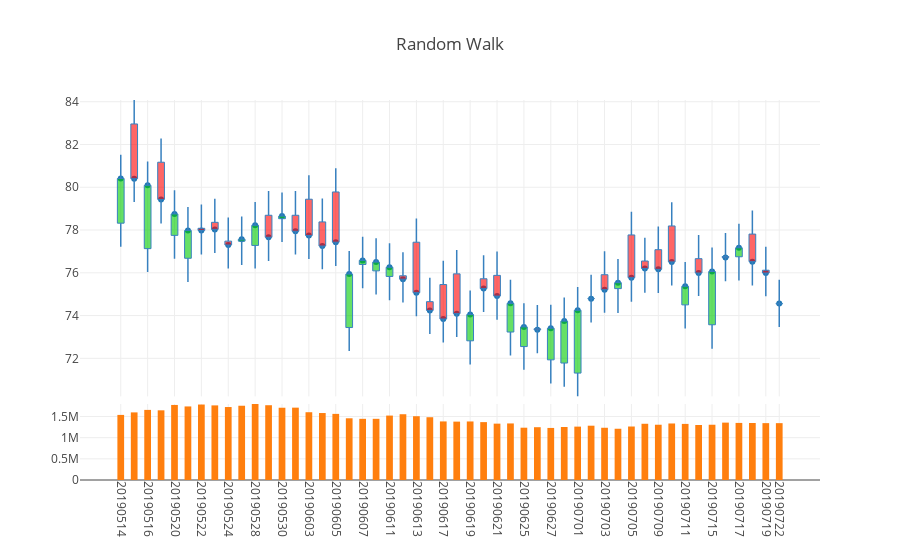

This figure's notebook cell:
### Code cell
fig1 = dgc.PlotlyCandles(df_pseudo.iloc[-50:],number_of_ticks_display=20,title='Random Walk')
iplot(fig1.get_figure())

### Figure 1 — Plotly figure (JSON) as saved in the notebook; plotly's stock layout.template omitted (floating-point values rounded to 4 significant figures)
{"data": [{"hoverinfo": "text", "mode": "markers", "text": ["date: 20190514.0<br>open: 78.32<br>high: 81.52<br>low: 77.22<br>close: 80.41<br>volume: 1537074.0", "date: 20190515.0<br>open: 82.96<br>high: 84.08<br>low: 79.31<br>close: 80.4<br>volume: 1596596.0", "date: 20190516.0<br>open: 77.13<br>high: 81.2<br>low: 76.04<br>close: 80.09<br>volume: 1655362.0", "date: 20190517.0<br>open: 81.17<br>high: 82.28<br>low: 78.3<br>close: 79.43<br>volume: 1645488.0", "date: 20190520.0<br>open: 77.75<br>high: 79.86<br>low: 76.66<br>close: 78.75<br>volume: 1772376.0", "date: 20190521.0<br>open: 76.68<br>high: 79.08<br>low: 75.57<br>close: 77.98<br>volume: 1737117.0", "date: 20190522.0<br>open: 78.08<br>high: 79.19<br>low: 76.86<br>close: 77.98<br>volume: 1782203.0", "date: 20190523.0<br>open: 78.36<br>high: 79.46<br>low: 76.92<br>close: 78.03<br>volume: 1761971.0", "date: 20190524.0<br>open: 77.48<br>high: 78.59<br>low: 76.2<br>close: 77.3<br>volume: 1723128.0", "date: 20190527.0<br>open: 77.48<br>high: 78.63<br>low: 76.37<br>close: 77.57<br>volume: 1753630.0", "date: 20190528.0<br>open: 77.28<br>high: 79.31<br>low: 76.2<br>close: 78.22<br>volume: 1794732.0", "date: 20190529.0<br>open: 78.69<br>high: 79.82<br>low: 76.55<br>close: 77.66<br>volume: 1766008.0", "date: 20190530.0<br>open: 78.53<br>high: 79.75<br>low: 77.44<br>close: 78.65<br>volume: 1706375.0", "date: 20190531.0<br>open: 78.69<br>high: 79.82<br>low: 76.85<br>close: 77.94<br>volume: 1708568.0", "date: 20190603.0<br>open: 79.44<br>high: 80.56<br>low: 76.64<br>close: 77.74<br>volume: 1600341.0", "date: 20190604.0<br>open: 78.38<br>high: 79.47<br>low: 76.17<br>close: 77.25<br>volume: 1581432.0", "date: 20190605.0<br>open: 79.78<br>high: 80.89<br>low: 76.32<br>close: 77.43<br>volume: 1561330.0", "date: 20190606.0<br>open: 73.44<br>high: 77.02<br>low: 72.34<br>close: 75.94<br>volume: 1457293.0", "date: 20190607.0<br>open: 76.39<br>high: 77.69<br>low: 75.28<br>close: 76.58<br>volume: 1444542.0", "date: 20190610.0<br>open: 76.09<br>high: 77.61<br>low: 74.98<br>close: 76.5<br>volume: 1444719.0", "date: 20190611.0<br>open: 75.83<br>high: 77.38<br>low: 74.72<br>close: 76.26<br>volume: 1521363.0", "date: 20190612.0<br>open: 75.86<br>high: 76.96<br>low: 74.61<br>close: 75.7<br>volume: 1553205.0", "date: 20190613.0<br>open: 77.43<br>high: 78.54<br>low: 73.97<br>close: 75.07<br>volume: 1506117.0", "date: 20190614.0<br>open: 74.65<br>high: 75.77<br>low: 73.14<br>close: 74.24<br>volume: 1482352.0", "date: 20190617.0<br>open: 75.45<br>high: 76.56<br>low: 72.74<br>close: 73.84<br>volume: 1383236.0", "date: 20190618.0<br>open: 75.95<br>high: 77.06<br>low: 73.0<br>close: 74.09<br>volume: 1378581.0", "date: 20190619.0<br>open: 72.82<br>high: 75.17<br>low: 71.71<br>close: 74.05<br>volume: 1382361.0", "date: 20190620.0<br>open: 75.72<br>high: 76.82<br>low: 74.17<br>close: 75.26<br>volume: 1366770.0", "date: 20190621.0<br>open: 75.88<br>high: 77.0<br>low: 73.8<br>close: 74.91<br>volume: 1330874.0", "date: 20190624.0<br>open: 73.23<br>high: 75.68<br>low: 72.13<br>close: 74.57<br>volume: 1335705.0", "date: 20190625.0<br>open: 72.55<br>high: 74.58<br>low: 71.47<br>close: 73.47<br>volume: 1235113.0", "date: 20190626.0<br>open: 73.38<br>high: 74.49<br>low: 72.24<br>close: 73.34<br>volume: 1246769.0", "date: 20190627.0<br>open: 71.93<br>high: 74.51<br>low: 70.82<br>close: 73.41<br>volume: 1229397.0", "date: 20190628.0<br>open: 71.78<br>high: 74.84<br>low: 70.67<br>close: 73.74<br>volume: 1251386.0", "date: 20190701.0<br>open: 71.31<br>high: 75.33<br>low: 70.22<br>close: 74.25<br>volume: 1260542.0", "date: 20190702.0<br>open: 74.8<br>high: 75.91<br>low: 73.68<br>close: 74.79<br>volume: 1282203.0", "date: 20190703.0<br>open: 75.91<br>high: 77.01<br>low: 74.13<br>close: 75.21<br>volume: 1233658.0", "date: 20190704.0<br>open: 75.26<br>high: 76.65<br>low: 74.12<br>close: 75.54<br>volume: 1210297.0", "date: 20190705.0<br>open: 77.77<br>high: 78.86<br>low: 74.65<br>close: 75.77<br>volume: 1263261.0", "date: 20190708.0<br>open: 76.55<br>high: 77.64<br>low: 75.07<br>close: 76.2<br>volume: 1327812.0", "date: 20190709.0<br>open: 77.08<br>high: 78.17<br>low: 75.06<br>close: 76.16<br>volume: 1305152.0", "date: 20190710.0<br>open: 78.19<br>high: 79.3<br>low: 75.41<br>close: 76.51<br>volume: 1334601.0", "date: 20190711.0<br>open: 74.5<br>high: 76.5<br>low: 73.39<br>close: 75.37<br>volume: 1324815.0", "date: 20190712.0<br>open: 76.66<br>high: 77.77<br>low: 74.91<br>close: 75.99<br>volume: 1299490.0", "date: 20190715.0<br>open: 73.57<br>high: 77.18<br>low: 72.45<br>close: 76.06<br>volume: 1304942.0", "date: 20190716.0<br>open: 76.76<br>high: 77.86<br>low: 75.61<br>close: 76.72<br>volume: 1354948.0", "date: 20190717.0<br>open: 76.75<br>high: 78.29<br>low: 75.64<br>close: 77.17<br>volume: 1348077.0", "date: 20190718.0<br>open: 77.81<br>high: 78.91<br>low: 75.41<br>close: 76.52<br>volume: 1346183.0", "date: 20190719.0<br>open: 76.12<br>high: 77.22<br>low: 74.9<br>close: 75.99<br>volume: 1342862.0", "date: 20190722.0<br>open: 74.55<br>high: 75.68<br>low: 73.47<br>close: 74.56<br>volume: 1342618.0"], "type": "scatter", "uid": "0aa2008a-acf4-11e9-8809-8c859025e7f9", "x": [1, 2, 3, 4, 5, 6, 7, 8, 9, 10, 11, 12, 13, 14, 15, 16, 17, 18, 19, 20, 21, 22, 23, 24, 25, 26, 27, 28, 29, 30, 31, 32, 33, 34, 35, 36, 37, 38, 39, 40, 41, 42, 43, 44, 45, 46, 47, 48, 49, 50], "xaxis": "x", "y": [80.41, 80.4, 80.09, 79.43, 78.75, 77.98, 77.98, 78.03, 77.3, 77.57, 78.22, 77.66, 78.65, 77.94, 77.74, 77.25, 77.43, 75.94, 76.58, 76.5, 76.26, 75.7, 75.07, 74.24, 73.84, 74.09, 74.05, 75.26, 74.91, 74.57, 73.47, 73.34, 73.41, 73.74, 74.25, 74.79, 75.21, 75.54, 75.77, 76.2, 76.16, 76.51, 75.37, 75.99, 76.06, 76.72, 77.17, 76.52, 75.99, 74.56], "yaxis": "y"}, {"type": "bar", "uid": "0aa2e43a-acf4-11e9-a3d4-8c859025e7f9", "width": 0.5, "x": [1, 2, 3, 4, 5, 6, 7, 8, 9, 10, 11, 12, 13, 14, 15, 16, 17, 18, 19, 20, 21, 22, 23, 24, 25, 26, 27, 28, 29, 30, 31, 32, 33, 34, 35, 36, 37, 38, 39, 40, 41, 42, 43, 44, 45, 46, 47, 48, 49, 50], "xaxis": "x", "y": [1537074, 1596596, 1655362, 1645488, 1772376, 1737117, 1782203, 1761971, 1723128, 1753630, 1794732, 1766008, 1706375, 1708568, 1600341, 1581432, 1561330, 1457293, 1444542, 1444719, 1521363, 1553205, 1506117, 1482352, 1383236, 1378581, 1382361, 1366770, 1330874, 1335705, 1235113, 1246769, 1229397, 1251386, 1260542, 1282203, 1233658, 1210297, 1263261, 1327812, 1305152, 1334601, 1324815, 1299490, 1304942, 1354948, 1348077, 1346183, 1342862, 1342618], "yaxis": "y2"}], "layout": {"margin": {"t": 100}, "shapes": [{"line": {"color": "rgb(55, 128, 191)", "width": 1.5}, "type": "line", "x0": 1, "x1": 1, "y0": 77.22, "y1": 78.32}, {"line": {"color": "rgb(55, 128, 191)", "width": 1.5}, "type": "line", "x0": 2, "x1": 2, "y0": 79.31, "y1": 80.4}, {"line": {"color": "rgb(55, 128, 191)", "width": 1.5}, "type": "line", "x0": 3, "x1": 3, "y0": 76.04, "y1": 77.13}, {"line": {"color": "rgb(55, 128, 191)", "width": 1.5}, "type": "line", "x0": 4, "x1": 4, "y0": 78.3, "y1": 79.43}, {"line": {"color": "rgb(55, 128, 191)", "width": 1.5}, "type": "line", "x0": 5, "x1": 5, "y0": 76.66, "y1": 77.75}, {"line": {"color": "rgb(55, 128, 191)", "width": 1.5}, "type": "line", "x0": 6, "x1": 6, "y0": 75.57, "y1": 76.68}, {"line": {"color": "rgb(55, 128, 191)", "width": 1.5}, "type": "line", "x0": 7, "x1": 7, "y0": 76.86, "y1": 77.98}, {"line": {"color": "rgb(55, 128, 191)", "width": 1.5}, "type": "line", "x0": 8, "x1": 8, "y0": 76.92, "y1": 78.03}, {"line": {"color": "rgb(55, 128, 191)", "width": 1.5}, "type": "line", "x0": 9, "x1": 9, "y0": 76.2, "y1": 77.3}, {"line": {"color": "rgb(55, 128, 191)", "width": 1.5}, "type": "line", "x0": 10, "x1": 10, "y0": 76.37, "y1": 77.48}, {"line": {"color": "rgb(55, 128, 191)", "width": 1.5}, "type": "line", "x0": 11, "x1": 11, "y0": 76.2, "y1": 77.28}, {"line": {"color": "rgb(55, 128, 191)", "width": 1.5}, "type": "line", "x0": 12, "x1": 12, "y0": 76.55, "y1": 77.66}, {"line": {"color": "rgb(55, 128, 191)", "width": 1.5}, "type": "line", "x0": 13, "x1": 13, "y0": 77.44, "y1": 78.53}, {"line": {"color": "rgb(55, 128, 191)", "width": 1.5}, "type": "line", "x0": 14, "x1": 14, "y0": 76.85, "y1": 77.94}, {"line": {"color": "rgb(55, 128, 191)", "width": 1.5}, "type": "line", "x0": 15, "x1": 15, "y0": 76.64, "y1": 77.74}, {"line": {"color": "rgb(55, 128, 191)", "width": 1.5}, "type": "line", "x0": 16, "x1": 16, "y0": 76.17, "y1": 77.25}, {"line": {"color": "rgb(55, 128, 191)", "width": 1.5}, "type": "line", "x0": 17, "x1": 17, "y0": 76.32, "y1": 77.43}, {"line": {"color": "rgb(55, 128, 191)", "width": 1.5}, "type": "line", "x0": 18, "x1": 18, "y0": 72.34, "y1": 73.44}, {"line": {"color": "rgb(55, 128, 191)", "width": 1.5}, "type": "line", "x0": 19, "x1": 19, "y0": 75.28, "y1": 76.39}, {"line": {"color": "rgb(55, 128, 191)", "width": 1.5}, "type": "line", "x0": 20, "x1": 20, "y0": 74.98, "y1": 76.09}, {"line": {"color": "rgb(55, 128, 191)", "width": 1.5}, "type": "line", "x0": 21, "x1": 21, "y0": 74.72, "y1": 75.83}, {"line": {"color": "rgb(55, 128, 191)", "width": 1.5}, "type": "line", "x0": 22, "x1": 22, "y0": 74.61, "y1": 75.7}, {"line": {"color": "rgb(55, 128, 191)", "width": 1.5}, "type": "line", "x0": 23, "x1": 23, "y0": 73.97, "y1": 75.07}, {"line": {"color": "rgb(55, 128, 191)", "width": 1.5}, "type": "line", "x0": 24, "x1": 24, "y0": 73.14, "y1": 74.24}, {"line": {"color": "rgb(55, 128, 191)", "width": 1.5}, "type": "line", "x0": 25, "x1": 25, "y0": 72.74, "y1": 73.84}, {"line": {"color": "rgb(55, 128, 191)", "width": 1.5}, "type": "line", "x0": 26, "x1": 26, "y0": 73, "y1": 74.09}, {"line": {"color": "rgb(55, 128, 191)", "width": 1.5}, "type": "line", "x0": 27, "x1": 27, "y0": 71.71, "y1": 72.82}, {"line": {"color": "rgb(55, 128, 191)", "width": 1.5}, "type": "line", "x0": 28, "x1": 28, "y0": 74.17, "y1": 75.26}, {"line": {"color": "rgb(55, 128, 191)", "width": 1.5}, "type": "line", "x0": 29, "x1": 29, "y0": 73.8, "y1": 74.91}, {"line": {"color": "rgb(55, 128, 191)", "width": 1.5}, "type": "line", "x0": 30, "x1": 30, "y0": 72.13, "y1": 73.23}, {"line": {"color": "rgb(55, 128, 191)", "width": 1.5}, "type": "line", "x0": 31, "x1": 31, "y0": 71.47, "y1": 72.55}, {"line": {"color": "rgb(55, 128, 191)", "width": 1.5}, "type": "line", "x0": 32, "x1": 32, "y0": 72.24, "y1": 73.34}, {"line": {"color": "rgb(55, 128, 191)", "width": 1.5}, "type": "line", "x0": 33, "x1": 33, "y0": 70.82, "y1": 71.93}, {"line": {"color": "rgb(55, 128, 191)", "width": 1.5}, "type": "line", "x0": 34, "x1": 34, "y0": 70.67, "y1": 71.78}, {"line": {"color": "rgb(55, 128, 191)", "width": 1.5}, "type": "line", "x0": 35, "x1": 35, "y0": 70.22, "y1": 71.31}, {"line": {"color": "rgb(55, 128, 191)", "width": 1.5}, "type": "line", "x0": 36, "x1": 36, "y0": 73.68, "y1": 74.79}, {"line": {"color": "rgb(55, 128, 191)", "width": 1.5}, "type": "line", "x0": 37, "x1": 37, "y0": 74.13, "y1": 75.21}, {"line": {"color": "rgb(55, 128, 191)", "width": 1.5}, "type": "line", "x0": 38, "x1": 38, "y0": 74.12, "y1": 75.26}, {"line": {"color": "rgb(55, 128, 191)", "width": 1.5}, "type": "line", "x0": 39, "x1": 39, "y0": 74.65, "y1": 75.77}, {"line": {"color": "rgb(55, 128, 191)", "width": 1.5}, "type": "line", "x0": 40, "x1": 40, "y0": 75.07, "y1": 76.2}, {"line": {"color": "rgb(55, 128, 191)", "width": 1.5}, "type": "line", "x0": 41, "x1": 41, "y0": 75.06, "y1": 76.16}, {"line": {"color": "rgb(55, 128, 191)", "width": 1.5}, "type": "line", "x0": 42, "x1": 42, "y0": 75.41, "y1": 76.51}, {"line": {"color": "rgb(55, 128, 191)", "width": 1.5}, "type": "line", "x0": 43, "x1": 43, "y0": 73.39, "y1": 74.5}, {"line": {"color": "rgb(55, 128, 191)", "width": 1.5}, "type": "line", "x0": 44, "x1": 44, "y0": 74.91, "y1": 75.99}, {"line": {"color": "rgb(55, 128, 191)", "width": 1.5}, "type": "line", "x0": 45, "x1": 45, "y0": 72.45, "y1": 73.57}, {"line": {"color": "rgb(55, 128, 191)", "width": 1.5}, "type": "line", "x0": 46, "x1": 46, "y0": 75.61, "y1": 76.72}, {"line": {"color": "rgb(55, 128, 191)", "width": 1.5}, "type": "line", "x0": 47, "x1": 47, "y0": 75.64, "y1": 76.75}, {"line": {"color": "rgb(55, 128, 191)", "width": 1.5}, "type": "line", "x0": 48, "x1": 48, "y0": 75.41, "y1": 76.52}, {"line": {"color": "rgb(55, 128, 191)", "width": 1.5}, "type": "line", "x0": 49, "x1": 49, "y0": 74.9, "y1": 75.99}, {"line": {"color": "rgb(55, 128, 191)", "width": 1.5}, "type": "line", "x0": 50, "x1": 50, "y0": 73.47, "y1": 74.55}, {"fillcolor": "rgba(0, 204, 0, 0.6)", "line": {"color": "rgb(55, 128, 191)", "width": 1}, "type": "rect", "x0": 0.75, "x1": 1.25, "xref": "x", "y0": 78.32, "y1": 80.41, "yref": "y"}, {"fillcolor": "rgba(255, 0, 0, 0.6)", "line": {"color": "rgb(55, 128, 191)", "width": 1}, "type": "rect", "x0": 1.75, "x1": 2.25, "xref": "x", "y0": 80.4, "y1": 82.96, "yref": "y"}, {"fillcolor": "rgba(0, 204, 0, 0.6)", "line": {"color": "rgb(55, 128, 191)", "width": 1}, "type": "rect", "x0": 2.75, "x1": 3.25, "xref": "x", "y0": 77.13, "y1": 80.09, "yref": "y"}, {"fillcolor": "rgba(255, 0, 0, 0.6)", "line": {"color": "rgb(55, 128, 191)", "width": 1}, "type": "rect", "x0": 3.75, "x1": 4.25, "xref": "x", "y0": 79.43, "y1": 81.17, "yref": "y"}, {"fillcolor": "rgba(0, 204, 0, 0.6)", "line": {"color": "rgb(55, 128, 191)", "width": 1}, "type": "rect", "x0": 4.75, "x1": 5.25, "xref": "x", "y0": 77.75, "y1": 78.75, "yref": "y"}, {"fillcolor": "rgba(0, 204, 0, 0.6)", "line": {"color": "rgb(55, 128, 191)", "width": 1}, "type": "rect", "x0": 5.75, "x1": 6.25, "xref": "x", "y0": 76.68, "y1": 77.98, "yref": "y"}, {"fillcolor": "rgba(255, 0, 0, 0.6)", "line": {"color": "rgb(55, 128, 191)", "width": 1}, "type": "rect", "x0": 6.75, "x1": 7.25, "xref": "x", "y0": 77.98, "y1": 78.08, "yref": "y"}, {"fillcolor": "rgba(255, 0, 0, 0.6)", "line": {"color": "rgb(55, 128, 191)", "width": 1}, "type": "rect", "x0": 7.75, "x1": 8.25, "xref": "x", "y0": 78.03, "y1": 78.36, "yref": "y"}, {"fillcolor": "rgba(255, 0, 0, 0.6)", "line": {"color": "rgb(55, 128, 191)", "width": 1}, "type": "rect", "x0": 8.75, "x1": 9.25, "xref": "x", "y0": 77.3, "y1": 77.48, "yref": "y"}, {"fillcolor": "rgba(0, 204, 0, 0.6)", "line": {"color": "rgb(55, 128, 191)", "width": 1}, "type": "rect", "x0": 9.75, "x1": 10.25, "xref": "x", "y0": 77.48, "y1": 77.57, "yref": "y"}, {"fillcolor": "rgba(0, 204, 0, 0.6)", "line": {"color": "rgb(55, 128, 191)", "width": 1}, "type": "rect", "x0": 10.75, "x1": 11.25, "xref": "x", "y0": 77.28, "y1": 78.22, "yref": "y"}, {"fillcolor": "rgba(255, 0, 0, 0.6)", "line": {"color": "rgb(55, 128, 191)", "width": 1}, "type": "rect", "x0": 11.75, "x1": 12.25, "xref": "x", "y0": 77.66, "y1": 78.69, "yref": "y"}, {"fillcolor": "rgba(0, 204, 0, 0.6)", "line": {"color": "rgb(55, 128, 191)", "width": 1}, "type": "rect", "x0": 12.75, "x1": 13.25, "xref": "x", "y0": 78.53, "y1": 78.65, "yref": "y"}, {"fillcolor": "rgba(255, 0, 0, 0.6)", "line": {"color": "rgb(55, 128, 191)", "width": 1}, "type": "rect", "x0": 13.75, "x1": 14.25, "xref": "x", "y0": 77.94, "y1": 78.69, "yref": "y"}, {"fillcolor": "rgba(255, 0, 0, 0.6)", "line": {"color": "rgb(55, 128, 191)", "width": 1}, "type": "rect", "x0": 14.75, "x1": 15.25, "xref": "x", "y0": 77.74, "y1": 79.44, "yref": "y"}, {"fillcolor": "rgba(255, 0, 0, 0.6)", "line": {"color": "rgb(55, 128, 191)", "width": 1}, "type": "rect", "x0": 15.75, "x1": 16.25, "xref": "x", "y0": 77.25, "y1": 78.38, "yref": "y"}, {"fillcolor": "rgba(255, 0, 0, 0.6)", "line": {"color": "rgb(55, 128, 191)", "width": 1}, "type": "rect", "x0": 16.75, "x1": 17.25, "xref": "x", "y0": 77.43, "y1": 79.78, "yref": "y"}, {"fillcolor": "rgba(0, 204, 0, 0.6)", "line": {"color": "rgb(55, 128, 191)", "width": 1}, "type": "rect", "x0": 17.75, "x1": 18.25, "xref": "x", "y0": 73.44, "y1": 75.94, "yref": "y"}, {"fillcolor": "rgba(0, 204, 0, 0.6)", "line": {"color": "rgb(55, 128, 191)", "width": 1}, "type": "rect", "x0": 18.75, "x1": 19.25, "xref": "x", "y0": 76.39, "y1": 76.58, "yref": "y"}, {"fillcolor": "rgba(0, 204, 0, 0.6)", "line": {"color": "rgb(55, 128, 191)", "width": 1}, "type": "rect", "x0": 19.75, "x1": 20.25, "xref": "x", "y0": 76.09, "y1": 76.5, "yref": "y"}, {"fillcolor": "rgba(0, 204, 0, 0.6)", "line": {"color": "rgb(55, 128, 191)", "width": 1}, "type": "rect", "x0": 20.75, "x1": 21.25, "xref": "x", "y0": 75.83, "y1": 76.26, "yref": "y"}, {"fillcolor": "rgba(255, 0, 0, 0.6)", "line": {"color": "rgb(55, 128, 191)", "width": 1}, "type": "rect", "x0": 21.75, "x1": 22.25, "xref": "x", "y0": 75.7, "y1": 75.86, "yref": "y"}, {"fillcolor": "rgba(255, 0, 0, 0.6)", "line": {"color": "rgb(55, 128, 191)", "width": 1}, "type": "rect", "x0": 22.75, "x1": 23.25, "xref": "x", "y0": 75.07, "y1": 77.43, "yref": "y"}, {"fillcolor": "rgba(255, 0, 0, 0.6)", "line": {"color": "rgb(55, 128, 191)", "width": 1}, "type": "rect", "x0": 23.75, "x1": 24.25, "xref": "x", "y0": 74.24, "y1": 74.65, "yref": "y"}, {"fillcolor": "rgba(255, 0, 0, 0.6)", "line": {"color": "rgb(55, 128, 191)", "width": 1}, "type": "rect", "x0": 24.75, "x1": 25.25, "xref": "x", "y0": 73.84, "y1": 75.45, "yref": "y"}, {"fillcolor": "rgba(255, 0, 0, 0.6)", "line": {"color": "rgb(55, 128, 191)", "width": 1}, "type": "rect", "x0": 25.75, "x1": 26.25, "xref": "x", "y0": 74.09, "y1": 75.95, "yref": "y"}, {"fillcolor": "rgba(0, 204, 0, 0.6)", "line": {"color": "rgb(55, 128, 191)", "width": 1}, "type": "rect", "x0": 26.75, "x1": 27.25, "xref": "x", "y0": 72.82, "y1": 74.05, "yref": "y"}, {"fillcolor": "rgba(255, 0, 0, 0.6)", "line": {"color": "rgb(55, 128, 191)", "width": 1}, "type": "rect", "x0": 27.75, "x1": 28.25, "xref": "x", "y0": 75.26, "y1": 75.72, "yref": "y"}, {"fillcolor": "rgba(255, 0, 0, 0.6)", "line": {"color": "rgb(55, 128, 191)", "width": 1}, "type": "rect", "x0": 28.75, "x1": 29.25, "xref": "x", "y0": 74.91, "y1": 75.88, "yref": "y"}, {"fillcolor": "rgba(0, 204, 0, 0.6)", "line": {"color": "rgb(55, 128, 191)", "width": 1}, "type": "rect", "x0": 29.75, "x1": 30.25, "xref": "x", "y0": 73.23, "y1": 74.57, "yref": "y"}, {"fillcolor": "rgba(0, 204, 0, 0.6)", "line": {"color": "rgb(55, 128, 191)", "width": 1}, "type": "rect", "x0": 30.75, "x1": 31.25, "xref": "x", "y0": 72.55, "y1": 73.47, "yref": "y"}, {"fillcolor": "rgba(255, 0, 0, 0.6)", "line": {"color": "rgb(55, 128, 191)", "width": 1}, "type": "rect", "x0": 31.75, "x1": 32.25, "xref": "x", "y0": 73.34, "y1": 73.38, "yref": "y"}, {"fillcolor": "rgba(0, 204, 0, 0.6)", "line": {"color": "rgb(55, 128, 191)", "width": 1}, "type": "rect", "x0": 32.75, "x1": 33.25, "xref": "x", "y0": 71.93, "y1": 73.41, "yref": "y"}, {"fillcolor": "rgba(0, 204, 0, 0.6)", "line": {"color": "rgb(55, 128, 191)", "width": 1}, "type": "rect", "x0": 33.75, "x1": 34.25, "xref": "x", "y0": 71.78, "y1": 73.74, "yref": "y"}, {"fillcolor": "rgba(0, 204, 0, 0.6)", "line": {"color": "rgb(55, 128, 191)", "width": 1}, "type": "rect", "x0": 34.75, "x1": 35.25, "xref": "x", "y0": 71.31, "y1": 74.25, "yref": "y"}, {"fillcolor": "rgba(255, 0, 0, 0.6)", "line": {"color": "rgb(55, 128, 191)", "width": 1}, "type": "rect", "x0": 35.75, "x1": 36.25, "xref": "x", "y0": 74.79, "y1": 74.8, "yref": "y"}, {"fillcolor": "rgba(255, 0, 0, 0.6)", "line": {"color": "rgb(55, 128, 191)", "width": 1}, "type": "rect", "x0": 36.75, "x1": 37.25, "xref": "x", "y0": 75.21, "y1": 75.91, "yref": "y"}, {"fillcolor": "rgba(0, 204, 0, 0.6)", "line": {"color": "rgb(55, 128, 191)", "width": 1}, "type": "rect", "x0": 37.75, "x1": 38.25, "xref": "x", "y0": 75.26, "y1": 75.54, "yref": "y"}, {"fillcolor": "rgba(255, 0, 0, 0.6)", "line": {"color": "rgb(55, 128, 191)", "width": 1}, "type": "rect", "x0": 38.75, "x1": 39.25, "xref": "x", "y0": 75.77, "y1": 77.77, "yref": "y"}, {"fillcolor": "rgba(255, 0, 0, 0.6)", "line": {"color": "rgb(55, 128, 191)", "width": 1}, "type": "rect", "x0": 39.75, "x1": 40.25, "xref": "x", "y0": 76.2, "y1": 76.55, "yref": "y"}, {"fillcolor": "rgba(255, 0, 0, 0.6)", "line": {"color": "rgb(55, 128, 191)", "width": 1}, "type": "rect", "x0": 40.75, "x1": 41.25, "xref": "x", "y0": 76.16, "y1": 77.08, "yref": "y"}, {"fillcolor": "rgba(255, 0, 0, 0.6)", "line": {"color": "rgb(55, 128, 191)", "width": 1}, "type": "rect", "x0": 41.75, "x1": 42.25, "xref": "x", "y0": 76.51, "y1": 78.19, "yref": "y"}, {"fillcolor": "rgba(0, 204, 0, 0.6)", "line": {"color": "rgb(55, 128, 191)", "width": 1}, "type": "rect", "x0": 42.75, "x1": 43.25, "xref": "x", "y0": 74.5, "y1": 75.37, "yref": "y"}, {"fillcolor": "rgba(255, 0, 0, 0.6)", "line": {"color": "rgb(55, 128, 191)", "width": 1}, "type": "rect", "x0": 43.75, "x1": 44.25, "xref": "x", "y0": 75.99, "y1": 76.66, "yref": "y"}, {"fillcolor": "rgba(0, 204, 0, 0.6)", "line": {"color": "rgb(55, 128, 191)", "width": 1}, "type": "rect", "x0": 44.75, "x1": 45.25, "xref": "x", "y0": 73.57, "y1": 76.06, "yref": "y"}, {"fillcolor": "rgba(255, 0, 0, 0.6)", "line": {"color": "rgb(55, 128, 191)", "width": 1}, "type": "rect", "x0": 45.75, "x1": 46.25, "xref": "x", "y0": 76.72, "y1": 76.76, "yref": "y"}, {"fillcolor": "rgba(0, 204, 0, 0.6)", "line": {"color": "rgb(55, 128, 191)", "width": 1}, "type": "rect", "x0": 46.75, "x1": 47.25, "xref": "x", "y0": 76.75, "y1": 77.17, "yref": "y"}, {"fillcolor": "rgba(255, 0, 0, 0.6)", "line": {"color": "rgb(55, 128, 191)", "width": 1}, "type": "rect", "x0": 47.75, "x1": 48.25, "xref": "x", "y0": 76.52, "y1": 77.81, "yref": "y"}, {"fillcolor": "rgba(255, 0, 0, 0.6)", "line": {"color": "rgb(55, 128, 191)", "width": 1}, "type": "rect", "x0": 48.75, "x1": 49.25, "xref": "x", "y0": 75.99, "y1": 76.12, "yref": "y"}, {"fillcolor": "rgba(0, 204, 0, 0.6)", "line": {"color": "rgb(55, 128, 191)", "width": 1}, "type": "rect", "x0": 49.75, "x1": 50.25, "xref": "x", "y0": 74.55, "y1": 74.56, "yref": "y"}, {"line": {"color": "rgb(55, 128, 191)", "width": 1.5}, "type": "line", "x0": 1, "x1": 1, "y0": 80.41, "y1": 81.52}, {"line": {"color": "rgb(55, 128, 191)", "width": 1.5}, "type": "line", "x0": 2, "x1": 2, "y0": 82.96, "y1": 84.08}, {"line": {"color": "rgb(55, 128, 191)", "width": 1.5}, "type": "line", "x0": 3, "x1": 3, "y0": 80.09, "y1": 81.2}, {"line": {"color": "rgb(55, 128, 191)", "width": 1.5}, "type": "line", "x0": 4, "x1": 4, "y0": 81.17, "y1": 82.28}, {"line": {"color": "rgb(55, 128, 191)", "width": 1.5}, "type": "line", "x0": 5, "x1": 5, "y0": 78.75, "y1": 79.86}, {"line": {"color": "rgb(55, 128, 191)", "width": 1.5}, "type": "line", "x0": 6, "x1": 6, "y0": 77.98, "y1": 79.08}, {"line": {"color": "rgb(55, 128, 191)", "width": 1.5}, "type": "line", "x0": 7, "x1": 7, "y0": 78.08, "y1": 79.19}, {"line": {"color": "rgb(55, 128, 191)", "width": 1.5}, "type": "line", "x0": 8, "x1": 8, "y0": 78.36, "y1": 79.46}, {"line": {"color": "rgb(55, 128, 191)", "width": 1.5}, "type": "line", "x0": 9, "x1": 9, "y0": 77.48, "y1": 78.59}, {"line": {"color": "rgb(55, 128, 191)", "width": 1.5}, "type": "line", "x0": 10, "x1": 10, "y0": 77.57, "y1": 78.63}, {"line": {"color": "rgb(55, 128, 191)", "width": 1.5}, "type": "line", "x0": 11, "x1": 11, "y0": 78.22, "y1": 79.31}, {"line": {"color": "rgb(55, 128, 191)", "width": 1.5}, "type": "line", "x0": 12, "x1": 12, "y0": 78.69, "y1": 79.82}, {"line": {"color": "rgb(55, 128, 191)", "width": 1.5}, "type": "line", "x0": 13, "x1": 13, "y0": 78.65, "y1": 79.75}, {"line": {"color": "rgb(55, 128, 191)", "width": 1.5}, "type": "line", "x0": 14, "x1": 14, "y0": 78.69, "y1": 79.82}, {"line": {"color": "rgb(55, 128, 191)", "width": 1.5}, "type": "line", "x0": 15, "x1": 15, "y0": 79.44, "y1": 80.56}, {"line": {"color": "rgb(55, 128, 191)", "width": 1.5}, "type": "line", "x0": 16, "x1": 16, "y0": 78.38, "y1": 79.47}, {"line": {"color": "rgb(55, 128, 191)", "width": 1.5}, "type": "line", "x0": 17, "x1": 17, "y0": 79.78, "y1": 80.89}, {"line": {"color": "rgb(55, 128, 191)", "width": 1.5}, "type": "line", "x0": 18, "x1": 18, "y0": 75.94, "y1": 77.02}, {"line": {"color": "rgb(55, 128, 191)", "width": 1.5}, "type": "line", "x0": 19, "x1": 19, "y0": 76.58, "y1": 77.69}, {"line": {"color": "rgb(55, 128, 191)", "width": 1.5}, "type": "line", "x0": 20, "x1": 20, "y0": 76.5, "y1": 77.61}, {"line": {"color": "rgb(55, 128, 191)", "width": 1.5}, "type": "line", "x0": 21, "x1": 21, "y0": 76.26, "y1": 77.38}, {"line": {"color": "rgb(55, 128, 191)", "width": 1.5}, "type": "line", "x0": 22, "x1": 22, "y0": 75.86, "y1": 76.96}, {"line": {"color": "rgb(55, 128, 191)", "width": 1.5}, "type": "line", "x0": 23, "x1": 23, "y0": 77.43, "y1": 78.54}, {"line": {"color": "rgb(55, 128, 191)", "width": 1.5}, "type": "line", "x0": 24, "x1": 24, "y0": 74.65, "y1": 75.77}, {"line": {"color": "rgb(55, 128, 191)", "width": 1.5}, "type": "line", "x0": 25, "x1": 25, "y0": 75.45, "y1": 76.56}, {"line": {"color": "rgb(55, 128, 191)", "width": 1.5}, "type": "line", "x0": 26, "x1": 26, "y0": 75.95, "y1": 77.06}, {"line": {"color": "rgb(55, 128, 191)", "width": 1.5}, "type": "line", "x0": 27, "x1": 27, "y0": 74.05, "y1": 75.17}, {"line": {"color": "rgb(55, 128, 191)", "width": 1.5}, "type": "line", "x0": 28, "x1": 28, "y0": 75.72, "y1": 76.82}, {"line": {"color": "rgb(55, 128, 191)", "width": 1.5}, "type": "line", "x0": 29, "x1": 29, "y0": 75.88, "y1": 77}, {"line": {"color": "rgb(55, 128, 191)", "width": 1.5}, "type": "line", "x0": 30, "x1": 30, "y0": 74.57, "y1": 75.68}, {"line": {"color": "rgb(55, 128, 191)", "width": 1.5}, "type": "line", "x0": 31, "x1": 31, "y0": 73.47, "y1": 74.58}, {"line": {"color": "rgb(55, 128, 191)", "width": 1.5}, "type": "line", "x0": 32, "x1": 32, "y0": 73.38, "y1": 74.49}, {"line": {"color": "rgb(55, 128, 191)", "width": 1.5}, "type": "line", "x0": 33, "x1": 33, "y0": 73.41, "y1": 74.51}, {"line": {"color": "rgb(55, 128, 191)", "width": 1.5}, "type": "line", "x0": 34, "x1": 34, "y0": 73.74, "y1": 74.84}, {"line": {"color": "rgb(55, 128, 191)", "width": 1.5}, "type": "line", "x0": 35, "x1": 35, "y0": 74.25, "y1": 75.33}, {"line": {"color": "rgb(55, 128, 191)", "width": 1.5}, "type": "line", "x0": 36, "x1": 36, "y0": 74.8, "y1": 75.91}, {"line": {"color": "rgb(55, 128, 191)", "width": 1.5}, "type": "line", "x0": 37, "x1": 37, "y0": 75.91, "y1": 77.01}, {"line": {"color": "rgb(55, 128, 191)", "width": 1.5}, "type": "line", "x0": 38, "x1": 38, "y0": 75.54, "y1": 76.65}, {"line": {"color": "rgb(55, 128, 191)", "width": 1.5}, "type": "line", "x0": 39, "x1": 39, "y0": 77.77, "y1": 78.86}, {"line": {"color": "rgb(55, 128, 191)", "width": 1.5}, "type": "line", "x0": 40, "x1": 40, "y0": 76.55, "y1": 77.64}, {"line": {"color": "rgb(55, 128, 191)", "width": 1.5}, "type": "line", "x0": 41, "x1": 41, "y0": 77.08, "y1": 78.17}, {"line": {"color": "rgb(55, 128, 191)", "width": 1.5}, "type": "line", "x0": 42, "x1": 42, "y0": 78.19, "y1": 79.3}, {"line": {"color": "rgb(55, 128, 191)", "width": 1.5}, "type": "line", "x0": 43, "x1": 43, "y0": 75.37, "y1": 76.5}, {"line": {"color": "rgb(55, 128, 191)", "width": 1.5}, "type": "line", "x0": 44, "x1": 44, "y0": 76.66, "y1": 77.77}, {"line": {"color": "rgb(55, 128, 191)", "width": 1.5}, "type": "line", "x0": 45, "x1": 45, "y0": 76.06, "y1": 77.18}, {"line": {"color": "rgb(55, 128, 191)", "width": 1.5}, "type": "line", "x0": 46, "x1": 46, "y0": 76.76, "y1": 77.86}, {"line": {"color": "rgb(55, 128, 191)", "width": 1.5}, "type": "line", "x0": 47, "x1": 47, "y0": 77.17, "y1": 78.29}, {"line": {"color": "rgb(55, 128, 191)", "width": 1.5}, "type": "line", "x0": 48, "x1": 48, "y0": 77.81, "y1": 78.91}, {"line": {"color": "rgb(55, 128, 191)", "width": 1.5}, "type": "line", "x0": 49, "x1": 49, "y0": 76.12, "y1": 77.22}, {"line": {"color": "rgb(55, 128, 191)", "width": 1.5}, "type": "line", "x0": 50, "x1": 50, "y0": 74.56, "y1": 75.68}], "showlegend": false, "title": "Random Walk", "xaxis": {"anchor": "y2", "showgrid": true, "showticklabels": true, "tickangle": 90, "tickmode": "array", "ticktext": [20190514, 20190516, 20190520, 20190522, 20190524, 20190528, 20190530, 20190603, 20190605, 20190607, 20190611, 20190613, 20190617, 20190619, 20190621, 20190625, 20190627, 20190701, 20190703, 20190705, 20190709, 20190711, 20190715, 20190717, 20190719, 20190722], "tickvals": [1, 3, 5, 7, 9, 11, 13, 15, 17, 19, 21, 23, 25, 27, 29, 31, 33, 35, 37, 39, 41, 43, 45, 47, 49, 50]}, "yaxis": {"domain": [0.22, 1], "range": [70.22, 84.08]}, "yaxis2": {"domain": [0, 0.2], "range": [0, 1794732]}}}
